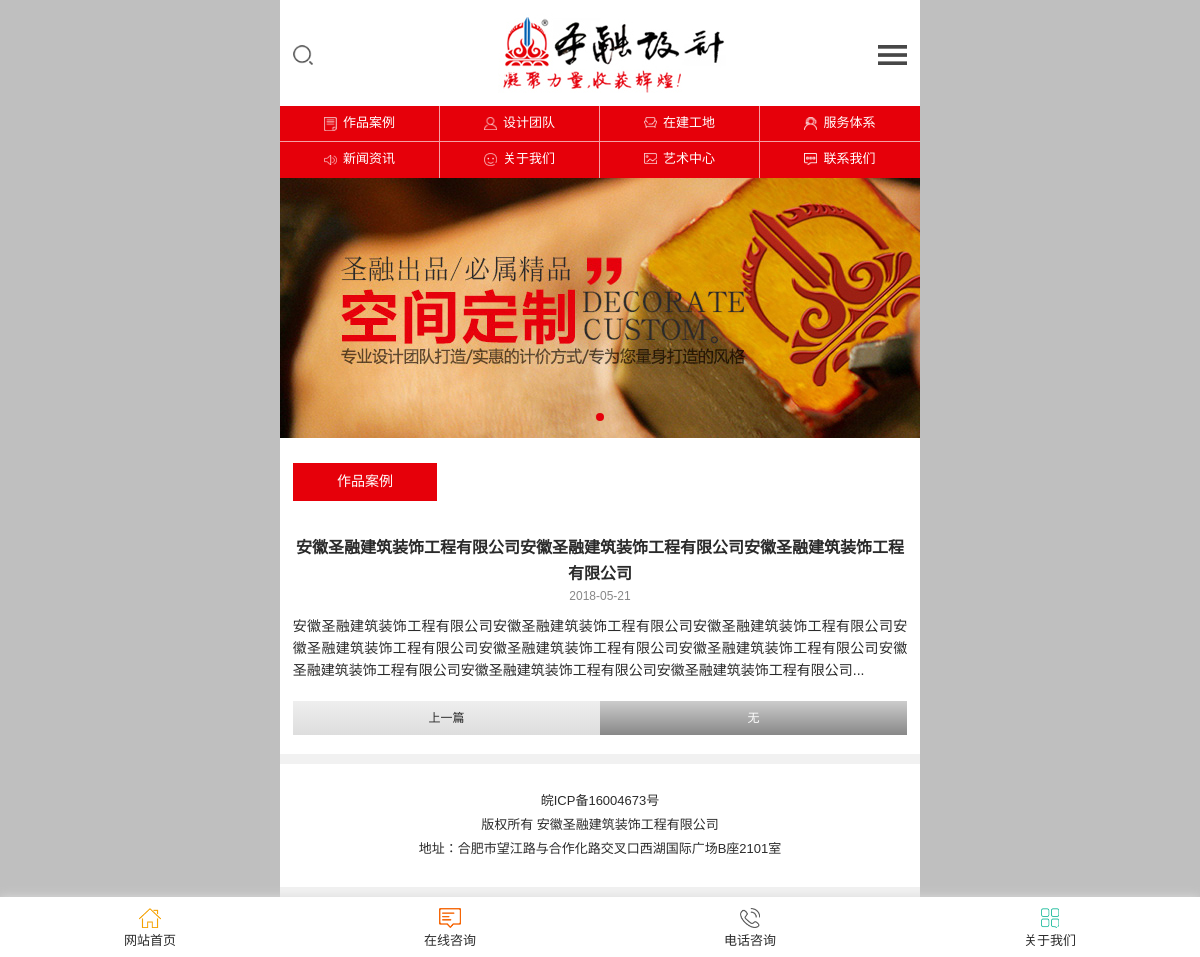
Screenshot of /display.php?id=4 with the database file from the repository.
### tables this page shows
CREATE TABLE `banner` (
  `id` int(10) NOT NULL,
  `class_id` int(10) NOT NULL,
  `sortnum` int(20) NOT NULL,
  `title` varchar(100) DEFAULT NULL,
  `url` varchar(200) DEFAULT NULL,
  `pic` varchar(200) DEFAULT NULL,
  `width` int(10) DEFAULT NULL,
  `height` int(10) DEFAULT NULL,
  `state` int(10) NOT NULL,
  `content` text,
  `pic1` varchar(200) DEFAULT NULL,
  KEY `id` (`id`)
);

CREATE TABLE `info_class` (
  `id` varchar(20) NOT NULL DEFAULT '',
  `sortnum` int(10) unsigned NOT NULL DEFAULT '0',
  `name` varchar(50) NOT NULL DEFAULT '',
  `pic` varchar(200) DEFAULT NULL,
  `content` text,
  `files` text,
  `info_state` varchar(10) NOT NULL DEFAULT '',
  `max_level` tinyint(1) unsigned NOT NULL DEFAULT '0',
  `has_sub` tinyint(1) unsigned NOT NULL DEFAULT '0',
  `sub_content` tinyint(1) unsigned NOT NULL DEFAULT '0',
  `sub_pic` tinyint(1) unsigned NOT NULL DEFAULT '0',
  `hasViews` tinyint(1) unsigned NOT NULL DEFAULT '0',
  `hasState` tinyint(1) unsigned NOT NULL DEFAULT '0',
  `hasPic` tinyint(1) unsigned NOT NULL DEFAULT '0',
  `hasAnnex` tinyint(1) unsigned NOT NULL DEFAULT '0',
  `hasIntro` tinyint(1) unsigned NOT NULL DEFAULT '0',
  `hasContent` tinyint(1) unsigned NOT NULL DEFAULT '0',
  `hasWebsite` tinyint(1) unsigned NOT NULL DEFAULT '0',
  `hasAuthor` tinyint(1) unsigned NOT NULL DEFAULT '0',
  `hasSource` tinyint(1) unsigned NOT NULL DEFAULT '0',
  `hasKeyword` tinyint(1) unsigned NOT NULL DEFAULT '0',
  `state` tinyint(1) unsigned NOT NULL DEFAULT '0',
  `hasPics` tinyint(1) unsigned DEFAULT '0',
  `hasPic2` tinyint(1) unsigned DEFAULT '0',
  `hasContent2` tinyint(1) unsigned DEFAULT '0',
  `hasContent3` tinyint(1) unsigned DEFAULT '0',
  `hasContent4` tinyint(1) unsigned DEFAULT '0',
  `hasContent5` tinyint(1) unsigned DEFAULT '0',
  `hasContent6` tinyint(1) unsigned DEFAULT '0',
  `en_name` varchar(50) DEFAULT NULL,
  `hasDescription` tinyint(1) NOT NULL DEFAULT '0',
  `keyword` varchar(200) DEFAULT NULL,
  `description` varchar(200) DEFAULT NULL,
  PRIMARY KEY (`id`),
  KEY `sortnum` (`sortnum`)
);

CREATE TABLE `info` (
  `id` int(10) unsigned NOT NULL DEFAULT '0',
  `sortnum` int(10) unsigned NOT NULL DEFAULT '0',
  `title` varchar(100) NOT NULL DEFAULT '',
  `admin_id` int(10) unsigned NOT NULL DEFAULT '0',
  `class_id` varchar(20) NOT NULL DEFAULT '',
  `author` varchar(50) DEFAULT NULL,
  `source` varchar(50) DEFAULT NULL,
  `website` text,
  `pic` varchar(200) DEFAULT NULL,
  `pic2` varchar(200) DEFAULT NULL,
  `annex` varchar(200) DEFAULT NULL,
  `keyword` varchar(200) DEFAULT NULL,
  `intro` text,
  `content` mediumtext,
  `content2` text,
  `content3` text,
  `content4` text,
  `content5` text,
  `content6` text,
  `webcontent` text,
  `files` text,
  `views` int(10) unsigned NOT NULL DEFAULT '0',
  `create_time` date NOT NULL DEFAULT '0000-00-00',
  `modify_time` date NOT NULL DEFAULT '0000-00-00',
  `state` tinyint(1) unsigned NOT NULL DEFAULT '0',
  `price` varchar(50) DEFAULT '' COMMENT '参考价格',
  `description` varchar(200) DEFAULT NULL,
  `hot` tinyint(1) NOT NULL DEFAULT '0' COMMENT '热点标识',
  `actual` varchar(50) DEFAULT NULL COMMENT '实际价格',
  PRIMARY KEY (`id`),
  KEY `class_id` (`class_id`),
  KEY `admin_id` (`admin_id`)
);

CREATE TABLE `config_base` (
  `id` int(10) unsigned NOT NULL AUTO_INCREMENT,
  `name` varchar(100) NOT NULL DEFAULT '',
  `title` varchar(100) NOT NULL DEFAULT '',
  `icp` varchar(30) NOT NULL DEFAULT '',
  `keyword` varchar(200) NOT NULL DEFAULT '',
  `description` varchar(200) NOT NULL DEFAULT '',
  `contact` text,
  `copyright` text,
  `webcopyright` text,
  `javascriptFoot` text,
  `javascriptHead` text,
  `webJavascriptHead` text,
  `webJavascriptFoot` text,
  `hotline` varchar(100) DEFAULT NULL,
  `phone` varchar(100) DEFAULT NULL,
  `map` text,
  `rightButton` int(1) DEFAULT '0',
  `mobilejump` int(1) DEFAULT '1',
  `watermark` tinyint(1) DEFAULT '0',
  `waterpic` varchar(200) DEFAULT NULL,
  `waterpos` int(10) DEFAULT '5',
  PRIMARY KEY (`id`)
);

### config.php (called while the page is built, shortened)
<?
$config["db_host"] = "localhost";
$config["db_user"] = "root";
$config["db_pass"] = "root";
$config["db_name"] = "ahsrzs";

### include/onlyDB.php (called while the page is built, shortened)
<?
class onlyDB
{
	var $dbHost       = "";
	var $dbUser       = "";
	var $dbPassword   = "";
	var $dbName       = "";
	var $linkId;
	function onlyDB($dbHost, $dbUser, $dbPassword, $dbName = "")
	{
		$this->dbHost      = $dbHost;
		$this->dbUser      = $dbUser;
		$this->dbPassword  = $dbPassword;
		$this->dbName      = $dbName;
	}
	function connect()
	{
		$this->linkId = mysql_connect($this->dbHost, $this->dbUser, $this->dbPassword);
		if ($this->dbName)
		{
			return $this->select_db($this->dbName);
		}
		return true;
	}
	function select_db($dbName)
	{
		$rt = mysql_select_db($dbName);
		if (!$rt)
		{
			raise( new OnlyException( $this->error() ) );
		}
		else
		{
			$this->dbName = $dbName;
		}
		return $rt;
	}
	function query($query)
	{
		$rt = mysql_query($query, $this->linkId);
		return $rt;
	}
	function fetch_array($result, $fetchModule = MYSQL_ASSOC)
	{
		return mysql_fetch_array($result, $fetchModule);
	}
}
?>

### init.php (called while the page is built, shortened)
<?
require("config.php");
require("include/onlyDB.php");
$db	= new onlyDB($config["db_host"], $config["db_user"], $config["db_pass"], $config["db_name"]);
$sql = "select * from config_base where id=1";
$rst = $db->query($sql);
if ($row = $db->fetch_array($rst))
{
	$config_copyright		= $row["copyright"];
	$config_hotline			= $row["hotline"];
}
?>

### display.php (the view, shortened to what this page needs)
<?
require("init.php");
$id	= (int)$_GET["id"];
$sql = "select id, class_id, title, pic, annex, source, author, views, content, webcontent, create_time from info where id=$id and state>0 limit 1";
$rst = $db->query($sql);
if ($row = $db->fetch_array($rst)) {
	$title			= $row["title"];
	$class_id		= $row["class_id"];
	$content		= $row["content"];
	$create_time	= $row["create_time"];
	$publishdate	= explode(' ', $create_time);
	$sql = "update info set views=views+1 where id=$id";
	$db->query($sql);
} else {
	$db->close();
	header("location: index.php");
	exit;
}
$base_id	 = substr($class_id, 0, 3);
if ( strlen($class_id) == 3 ) {
	$base_id	= substr($class_id, 0, 3);
	$second_id	= '';
	$third_id	= '';
	$base_name = $db->getTableFieldValue('info_class', 'name', 'where id=\'' . $base_id . '\' limit 1');
	$cont = $db->getTableFieldValue('info_class', 'content', 'where id=\'' . $second_id . '\' limit 1');
	$second_name = '';
	$third_name = '';
} elseif ( strlen($class_id) == 6 ) {
	$base_id	= substr($class_id, 0, 3);
}
$sql = "select id, title from info where class_id like ".$class_id." and state>0 order by create_time desc";
$rst = $db->query($sql);
while ($row = $db->fetch_array($rst)) {
	$infoArray[]	= $row;
}
$infoArrayCnt = count($infoArray);
for ($k = 0; $k < $infoArrayCnt; $k++) {
	if ($infoArray[$k]['id'] == $id){
		if ($k < $infoArrayCnt) {
			$next_id	= $infoArray[$k + 1]['id'];
		} else {
			$next_id	= 0;
		}
		if ($k > 0) {
			$pre_id		= $infoArray[$k - 1]['id'];
		} else {
			$pre_id		= 0;
		}
	}
}
?>
<!doctype html>
<html>
<head>
<link href="images/base.css" rel="stylesheet" />
<link href="images/inside.css" rel="stylesheet" />
<link href="images/swiper.min.css" rel="stylesheet" />
</head>
<body>
<div id="g-wp" class="g-wp">
<?
require_once("begin.php");
?>
<div class="container isd">
	<?
	require_once("left.php");
	?>
	<div class="article">
		<div class="mt">
			<h1><?=$title?></h1>
			<p class="titBar"><?=$publishdate[0]?></p>
		</div>
		<div class="mc">
            <?= $content;?>
		</div>
		<div class="pager-next-pre">
			<?
				if($pre_id==0){
			?>
			<a href="javascript:;">无</a>
			<?
				}else{
			?>
			<a href="display.php?id=<?=$pre_id?>">上一篇</a>
			<?
				}
			?>
			<?
				if($next_id==0){
			?>
			<a class="btn_next" href="javascript:;">无</a>
			<?
				}else{
			?>
			<a class="btn_next" href="display.php?id=<?=$next_id?>">下一篇</a>
			<?
				}
			?>
		</div>
	</div>
</div>
<?
require_once("end.php");
?>
</div>
</body>
</html>

### begin.php (shortened to what this page needs)
<div class="header clearfix">
	<div class="search">
		<div class="search-o"></div>
	</div>
	<div class="logo">
		<?
		    $sql = "select title, pic from banner where class_id = 2 and state>0 and pic<>'' order by sortnum desc";
		    $rst = $db->query($sql);
		    if ( $row = $db->fetch_array($rst) ) {
		?>
		<a href="./"><img src="<?=UPLOAD_PATH . $row["pic"]?>" alt="<?=$row["title"]?>" /></a>
		<?
			}
		?>
	</div>
	<div class="ico"></div>
</div>
<div class="nav">
	<ul class="clearfix">
		<li><a href="info.php?class_id=101"><img src="images/n1.png">作品案例</a></li>
		<li><a href="info.php?class_id=102"><img src="images/n2.png">设计团队</a></li>
		<li><a href="info.php?class_id=103"><img src="images/n3.png">在建工地</a></li>
		<li><a href="info.php?class_id=104"><img src="images/n4.png">服务体系</a></li>
		<li><a href="info.php?class_id=105"><img src="images/n5.png">新闻资讯</a></li>
		<li><a href="info.php?class_id=106"><img src="images/n6.png">关于我们</a></li>
		<li><a href="info.php?class_id=107"><img src="images/n7.png">艺术中心</a></li>
		<li><a href="info.php?class_id=108"><img src="images/n8.png">联系我们</a></li>
	</ul>
</div>
<div class="swiper-container swiper-container-1">
	<div class="swiper-wrapper">
		<?
		    $sql = "select url, title, pic from banner where class_id = 1 and state>0 and pic<>'' order by sortnum desc";
		    $rst = $db->query($sql);
		    while ( $row = $db->fetch_array($rst) ) {
	    ?>
		<div class="swiper-slide"><a href="<?=$row["url"]?>"><img src="<?=UPLOAD_PATH . $row["pic"]?>" alt="<?=$row["title"]?>" /></a></div>
		<?
			}
		?>
	</div>
	<div class="swiper-pagination swiper-pagination-1"></div>
</div>

### left.php (shortened to what this page needs)
<div class="i-menu">
    <dl class="clearfix">
        <?
        $second_id=substr($class_id,0,6);
        if ($menu == "contact"){
            $sql = "select id, name from dept order by sortnum asc";
            $rst = $db->query($sql);
            while ($row = $db->fetch_array($rst)){
        ?>
        <dt><a href="<?=$menu?>.php?dept_id=<?=$row["id"]?>"<?if ($dept_id == $row["id"]) echo " class='current'"?>><?=$row["name"]?></a></dt>
        <?
            }
        }elseif ($menu == "search"){
        ?>
        <dt><a href="<?=$menu?>.php" class="current"><?=$base_name?></a></dt>
        <?
        }else{
        ?>
        <?
            $sql = "select * from info_class where id like '" . $base_id . "___'  order by sortnum asc";
            $rst = $db->query($sql);
            while ($row = $db->fetch_array($rst)){
        ?>
            <dt><a href="info.php?class_id=<?=$row["id"]?>"<? if($row["id"]==$second_id) echo " class='current'"?>><?=$row["name"]?></a></dt>
        <?
            }
        }
        ?>
    </dl>
</div>

### end.php (shortened to what this page needs)
<div class="footer">
	<div class="copyright"><?=$config_copyright?></div>
</div>
<div class="fixed-list">
	<ul class="clearfix">
		<li><a href="./"><em></em>网站首页</a></li>
		<li><a href="###"><em></em>在线咨询</a></li>
		<li><a href="tel:<?=$config_hotline?>"><em></em>电话咨询</a></li>
		<li><a href="info.php?class_id=106"><em></em>关于我们</a></li>
	</ul>
</div>

### images/base.css (style rules this page uses)
* { margin:0;padding:0; }
em,i { font-style:normal; }
li { list-style:none; }
img { border:0;width:100%;height:auto;vertical-align:top; }
body,button,input,select,textarea { font:12px/1.5 Microsoft yahei,Arial;border:0; }
a,a:focus,a:hover { outline:none;text-decoration:none; }
.clearfix:after { content:'\20';display:block;height:0;clear:both; }
.clearfix { *zoom:1; }
body { background:#bfbfbf;color:#2b2b2b;position:relative; }
a { color:#2b2b2b;transition: all 0.4s; }
.g-wp { transition:transform 0.4s cubic-bezier(0.4, 0.01, 0.165, 0.99); }
#g-wp { max-width:640px; background:#fff; margin:0 auto; padding:0 0 60px; }
.header { background:#fff;padding:2% 0; }
.search { margin:32px 0 0 2%; float:left; cursor:pointer; width:20px; height:20px; overflow:hidden; z-index:100; position:relative; }
.search-o { position: absolute; top:0; left: 0; width:20px; height:20px; background:url(search_btn.png); background-size:contain; }
.logo { float:left;margin:0 0 0 15%;max-width:80%; }
.logo img { width:100%; }
.ico { width:29px;height:20px;background:url(ico.png);background-size:contain;background-repeat:no-repeat;margin:32px 2% 0 0;float:right;cursor:pointer; }
@media all and (min-width:640px) { .logo { margin:0 0 0 29%;max-width:80%; } }
.swiper-container { text-align:center; }
.swiper-container-1>.swiper-pagination-bullets, .swiper-pagination-custom, .swiper-pagination-fraction { bottom:12px !important; }
.nav { background:#e6000a; }
.nav li { width:25%;float:left;display:inline;height:36px;line-height:34px;text-align:center;border-right:1px solid #f6a1a4;box-sizing:border-box; }
.nav li a { color:#fff;font-size:13px; }
.nav li:nth-child(1),.nav li:nth-child(2),.nav li:nth-child(3),.nav li:nth-child(4) { border-bottom:1px solid #f6a1a4; }
.nav li:nth-child(4),.nav li:nth-child(8) { border-right:0; }
.nav li img { max-width:13px;margin:11px 6px 0 0; }
@media all and (min-width:414px) { .nav li:nth-child(5) img { margin-top:13px; } }
.copyright { text-align:center;padding:4% 0;font-size:13px;line-height:24px;border-bottom:10px solid #f1f1f1; }
.fixed-list { width:100%;background:linear-gradient(#fff,#fff);position:fixed;left:0;bottom:0;z-index:9999;box-shadow:0 0 10px #ddd; }
.fixed-list li { float:left;display:inline;width:25%;height:60px;text-align:center; }
.fixed-list li a { font-size:13px;display:block; }
.fixed-list li:nth-child(1) em { display:block;width:22px;height:20px;background:url(f1.png);background-size:contain;background-repeat:no-repeat;margin:11px auto 3px; }
.fixed-list li:nth-child(2) em { display:block;width:22px;height:20px;background:url(f2.png);background-size:contain;background-repeat:no-repeat;margin:11px auto 3px; }
.fixed-list li:nth-child(3) em { display:block;width:20px;height:20px;background:url(f3.png);background-size:contain;background-repeat:no-repeat;margin:11px auto 3px; }
.fixed-list li:nth-child(4) em { display:block;width:18px;height:20px;background:url(f4.png);background-size:contain;background-repeat:no-repeat;margin:11px auto 3px; }

### images/inside.css (style rules this page uses)
.isd { background:#fff;padding-bottom:3%; }
.copyright { border-top:10px solid #f1f1f1; }
.i-menu { padding:2% 2% 4%; }
.i-menu dt { width:23.5%;background:#eae9e5;text-align:center;float:left;display:inline;margin:2% 2% 0 0;font-size:14px; }
.i-menu dt a { display:block;padding:6% 0; }
.i-menu dt a:hover,.i-menu dt a.current { background:#e6000a;color:#fff; }
.article { padding:0 2%; }
.article .mt { text-align:center; }
.article .mt h1 { padding:8px 0 0; font-size:16px; line-height:26px; }
.article .mt .titBar { color:#888; }
.article .mc { padding:10px 0 20px; font-size:14px; line-height:22px; word-wrap:break-word; text-align:justify; }
.pager-next-pre { display:table; width:100%; text-align:center; }
.pager-next-pre a { float:left; width:50%; padding:8px 0; background:linear-gradient(#eee,#ddd); display:table-cell; }
.pager-next-pre .btn_next { background:#888; background:linear-gradient(#ccc,#888); color:#fff; }

### rows the page displays
banner: pic (picture)
banner: pic (picture)
info_class: name "作品案例"
info: title "安徽圣融建筑装饰工程有限公司安徽圣融建筑装饰工程有限公司安徽圣融建筑装饰工程有限公司", create_time "2018-05-21", content "安徽圣融建筑装饰工程有限公司安徽圣融建筑装饰工程有限公司安徽圣融建筑装饰工程有限公司安徽圣融建筑装饰工程有限公司安徽圣融建筑装饰工程有限公司安徽圣融建筑装饰工程有限公司安徽圣融建筑装饰工程有限公司安徽圣融建筑装饰工程有限公司安徽圣融建筑装饰工程有限公司..."
config_base: copyright "皖ICP备16004673号 版权所有 安徽圣融建筑装饰工程有限公司 地址：合肥市望江路与合作化路交叉口西湖国际广场B座2101室"
